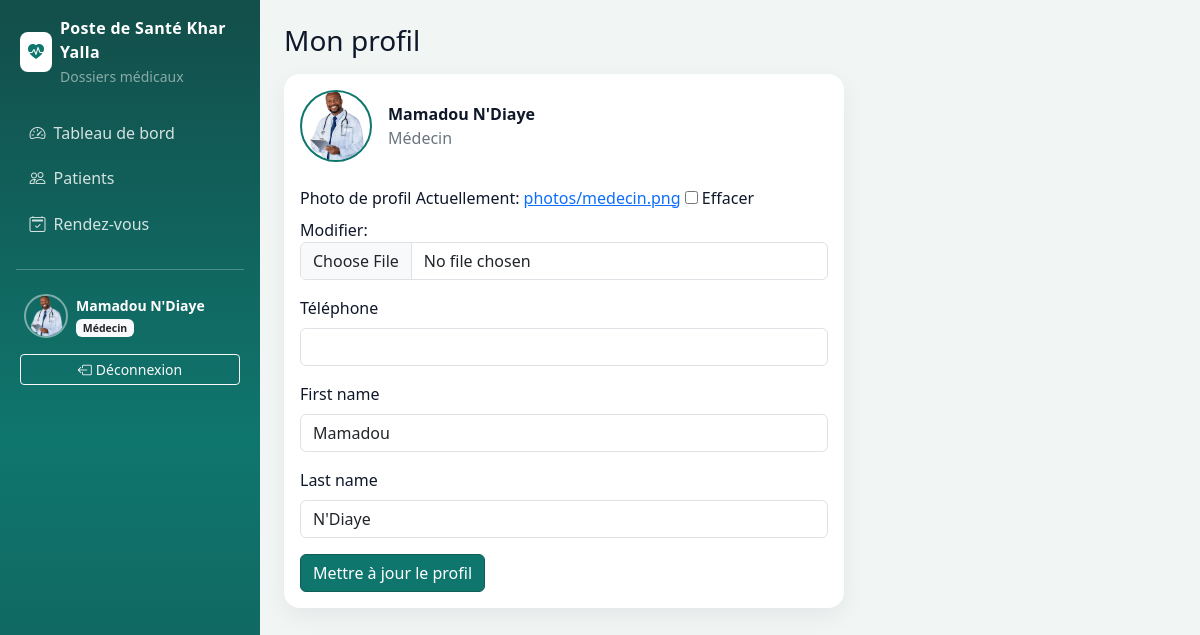
Page /comptes/profil/ (signed in) on the committed database.
### accounts/models.py (models this page shows, shortened)
class User(AbstractUser):
    class Role(models.TextChoices):
        ADMIN = "ADMIN", "Administrateur"
        MEDECIN = "MEDECIN", "Médecin"
        INFIRMIER = "INFIRMIER", "Infirmier"
        RECEPTIONNISTE = "RECEPTIONNISTE", "Réceptionniste"
    ROLES_CREABLES = (
        (Role.MEDECIN, "Médecin"),
        (Role.INFIRMIER, "Infirmier"),
        (Role.RECEPTIONNISTE, "Réceptionniste"),
    )
    role = models.CharField(
        "rôle",
        max_length=20,
        choices=Role.choices,
        default=Role.RECEPTIONNISTE,
        help_text="Ça décide ce que la personne a le droit de faire.",
    )
    telephone = models.CharField("téléphone", max_length=30, blank=True)
    photo = models.ImageField(
        "photo de profil",
        upload_to=photo_upload_to,
        blank=True,
        null=True,
    )
    class Meta:
        verbose_name = "utilisateur"
        verbose_name_plural = "utilisateurs"
        ordering = ["last_name", "first_name", "username"]
    def is_admin(self):
        return self.role == self.Role.ADMIN
    def is_medecin(self):
        return self.role == self.Role.MEDECIN
    def is_infirmier(self):
        return self.role == self.Role.INFIRMIER
    def is_receptionniste(self):
        return self.role == self.Role.RECEPTIONNISTE
    def is_soignant(self):
        return self.role in (self.Role.MEDECIN, self.Role.INFIRMIER)

### accounts/views.py (the view, shortened to what this page needs)
# urls.py: path("profil/", ProfilView.as_view(), name="profil"),
class ProfilView(LoginRequiredMixin, UpdateView):
    form_class = ProfilPhotoForm
    template_name = "accounts/profil.html"
    success_url = reverse_lazy("accounts:profil")
    def get_object(self, queryset=None):
        return self.request.user

### accounts/forms.py
class ProfilPhotoForm(BootstrapFormMixin, forms.ModelForm):
    class Meta:
        model = User
        fields = ("photo", "telephone", "first_name", "last_name")
    def __init__(self, *args, **kwargs):
        super().__init__(*args, **kwargs)
        self.fields["photo"].widget.attrs["class"] = "form-control"

### accounts/audit.py (called while the page is built)
def masquer_commandes_expirees():
    seuil = timezone.now() - timedelta(hours=24)
    return AuditLog.objects.filter(efface_le__isnull=True, created_at__lt=seuil).update(
        efface_le=timezone.now()
    )

### accounts/context_processors.py (called while the page is built, shortened)
def role_flags(request):
    user = getattr(request, "user", None)
    return {
        "is_admin_role": user.is_admin(),
        "is_medecin_role": user.is_medecin(),
        "is_infirmier_role": user.is_infirmier(),
        "is_reception_role": user.is_receptionniste(),
        "is_soignant_role": user.is_soignant(),
    }

def structure(_request):
    from django.conf import settings
    return {"NOM_STRUCTURE": getattr(settings, "NOM_STRUCTURE", "Poste de Santé Khar Yalla")}

### templates/accounts/profil.html (shortened to what this page needs)
{% extends "base.html" %}
{% block content %}
<h1 class="h3 mb-3">Mon profil</h1>
<div class="card stat-card card-body" style="max-width: 560px">
  <div class="d-flex align-items-center gap-3 mb-4">
    {% if request.user.photo %}
      <img src="{{ request.user.photo.url }}" alt="Photo de profil" class="avatar-profil" style="width:72px;height:72px;border-color:#0f766e">
    {% else %}
      <span class="avatar-profil avatar-fallback" style="width:72px;height:72px;font-size:1.5rem">{{ request.user.username|slice:":1"|upper }}</span>
    {% endif %}
    <div>
      <div class="fw-semibold">{{ request.user.get_full_name|default:request.user.username }}</div>
      <div class="text-secondary">{{ request.user.get_role_display }}</div>
    </div>
  </div>
  <form method="post" enctype="multipart/form-data" novalidate>
    {% for field in form %}
      <div class="mb-3">
        <label class="form-label" for="{{ field.id_for_label }}">{{ field.label }}</label>
        {{ field }}
      </div>
    {% endfor %}
    <button class="btn btn-success" type="submit">Mettre à jour le profil</button>
  </form>
</div>
{% endblock %}

### templates/base.html (shortened to what this page needs)
<!DOCTYPE html>
<html lang="fr">
<head>
  <link href="https://cdn.jsdelivr.net/npm/bootstrap@5.3.3/dist/css/bootstrap.min.css" rel="stylesheet">
  <link href="https://cdn.jsdelivr.net/npm/bootstrap-icons@1.11.3/font/bootstrap-icons.min.css" rel="stylesheet">
  {% load static %}
  <link rel="stylesheet" href="{% static 'css/app.css' %}">
</head>
<body class="app-body">
  <div class="d-flex">
    <aside class="sidebar text-white p-3 no-print">
      <div class="d-flex align-items-center gap-2 mb-4 px-1">
        <span class="bg-white text-success rounded-3 p-2"><i class="bi bi-heart-pulse-fill"></i></span>
        <div>
          <div class="brand">{{ NOM_STRUCTURE }}</div>
          <small class="text-white-50">Dossiers médicaux</small>
        </div>
      </div>
      <nav class="nav flex-column gap-1">
        <a class="nav-link {% if request.resolver_match.url_name == 'dashboard' %}active{% endif %}" href="{% url 'reports:dashboard' %}">
          <i class="bi bi-speedometer2 me-2"></i>Tableau de bord
        </a>
        {% if not is_admin_role %}
        <a class="nav-link {% if request.resolver_match.app_name == 'patients' %}active{% endif %}" href="{% url 'patients:liste' %}">
          <i class="bi bi-people me-2"></i>Patients
        </a>
        {% endif %}
        {% if is_medecin_role %}
        <a class="nav-link {% if request.resolver_match.url_name and 'rdv' in request.resolver_match.url_name %}active{% endif %}" href="{% url 'consultations:rdv_liste' %}">
          <i class="bi bi-calendar2-check me-2"></i>Rendez-vous
        </a>
        {% endif %}
      </nav>
      <hr class="border-light opacity-25 my-4">
      <a href="{% url 'accounts:profil' %}" class="d-flex align-items-center gap-2 px-2 text-white text-decoration-none">
        {% if request.user.photo %}
          <img src="{{ request.user.photo.url }}" alt="Photo de profil" class="avatar-profil">
        {% else %}
          <span class="avatar-profil avatar-fallback">{{ request.user.first_name|slice:":1"|default:request.user.username|slice:":1"|upper }}</span>
        {% endif %}
        <div class="small">
          <div class="fw-semibold">{{ request.user.get_full_name|default:request.user.username }}</div>
          <span class="badge text-bg-light text-dark badge-role">{{ request.user.get_role_display }}</span>
        </div>
      </a>
      <form method="post" action="{% url 'accounts:logout' %}" class="mt-3 px-1">
        <button class="btn btn-outline-light btn-sm w-100" type="submit">
          <i class="bi bi-box-arrow-left me-1"></i>Déconnexion
        </button>
      </form>
    </aside>
    <main class="flex-grow-1 p-4">
      {% block content %}{% endblock %}
    </main>
  </div>
</body>
</html>

### static/css/app.css (style rules this page uses)
:root { --hc-teal: #0f766e; --hc-teal-dark: #115e59; --hc-teal-deep: #134e4a; --hc-ink: #0f172a; --hc-muted: #64748b; --hc-bg: #f1f5f4; }
html, body { height: 100%; }
body.app-body { background: var(--hc-bg); color: var(--hc-ink); }
.btn-success { background-color: var(--hc-teal); border-color: var(--hc-teal-dark); }
.text-success { color: var(--hc-teal) !important; }
.sidebar { width: 260px; min-height: 100vh; background: linear-gradient(180deg, var(--hc-teal-deep) 0%, var(--hc-teal) 55%, var(--hc-teal-dark) 100%); }
.sidebar .brand { font-weight: 700; letter-spacing: .02em; }
.sidebar .nav-link { color: rgba(255,255,255,.82); border-radius: .6rem; padding: .55rem .85rem; }
.stat-card { border: 0; border-radius: 1rem; box-shadow: 0 8px 24px rgba(15, 23, 42, .06); background: #fff; }
.badge-role { font-weight: 600; }
.avatar-profil { width: 44px; height: 44px; border-radius: 50%; object-fit: cover; border: 2px solid rgba(255,255,255,.45); flex-shrink: 0; }

### rows in the picture
User: user.photo (picture), user.get_full_name "Mamadou N'Diaye", user.role "Médecin", form "Mamadou" "N'Diaye"

### other values in the picture
{{ NOM_STRUCTURE }} "Poste de Santé Khar Yalla"
{{ field.label }} "Photo de profil" "Téléphone" "First name" "Last name"
